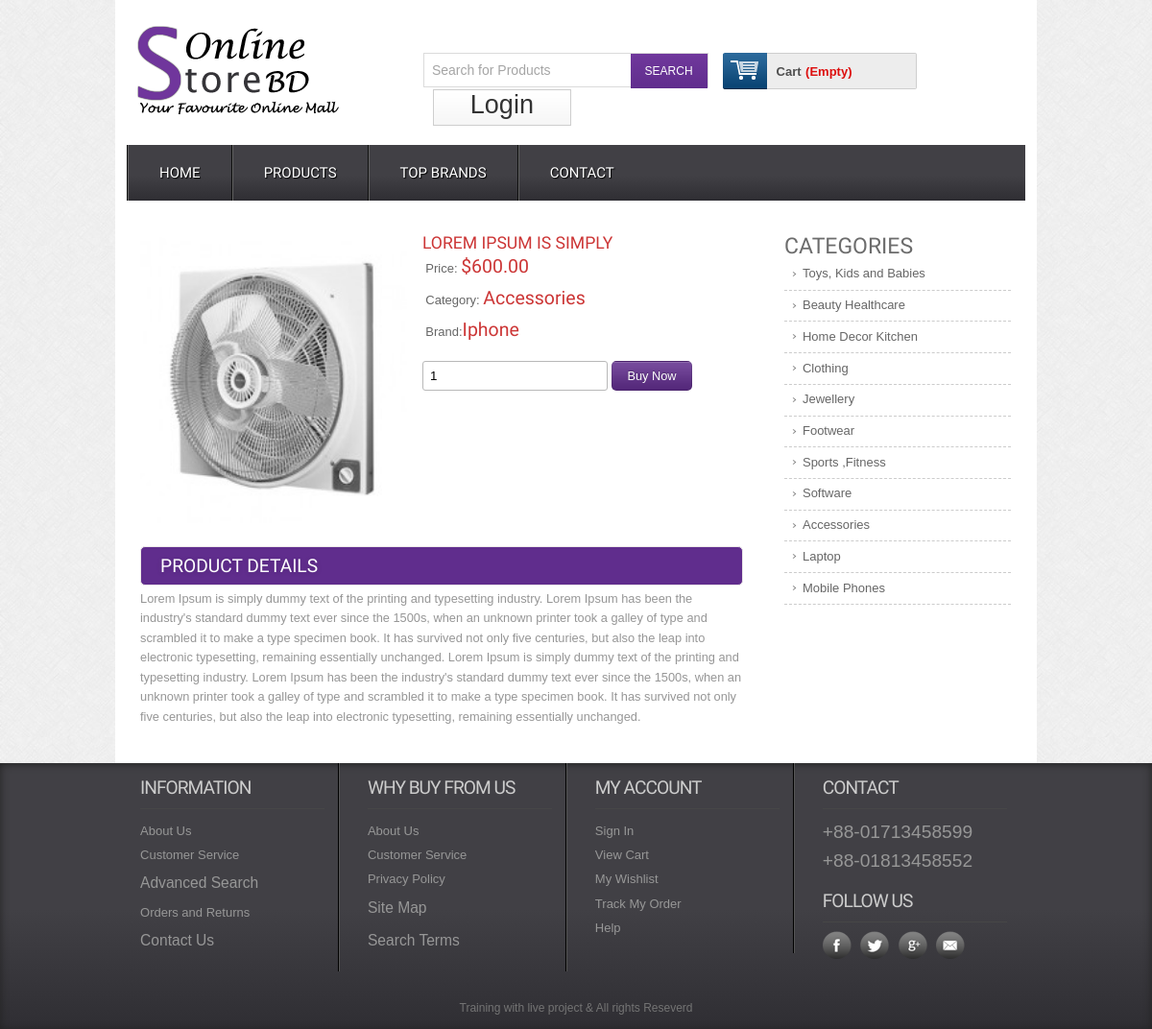
Screenshot of /details.php?proid=3 with the database file from the repository.
### tables this page shows
CREATE TABLE `tbl_product` (
  `productId` int(11) NOT NULL,
  `productName` varchar(255) NOT NULL,
  `catId` int(11) NOT NULL,
  `brandId` int(11) NOT NULL,
  `body` text NOT NULL,
  `price` float(10,2) NOT NULL,
  `image` varchar(255) NOT NULL,
  `type` tinyint(4) NOT NULL DEFAULT '0'
);

CREATE TABLE `tbl_category` (
  `catId` int(11) NOT NULL,
  `catName` varchar(255) NOT NULL
);

CREATE TABLE `tbl_brand` (
  `brandId` int(11) NOT NULL,
  `brandName` varchar(255) NOT NULL
);

### classes/Cart.php (called while the page is built, shortened)
<?php
	$filepath = realpath(dirname(__FILE__));
	include_once ($filepath.'/../lib/Database.php');
?>
<?php
class Cart{
	private $db;
	public function __construct(){
		$this->db = new Database();
	}
	public function checkCartTable(){
		$sId = session_id();
		$query = "SELECT * FROM tbl_cart WHERE sId = '$sId'";
		$result = $this->db->select($query);
		return $result;
	}
}
?>

### lib/Database.php (called while the page is built, shortened)
<?php
Class Database{
 public $host   = DB_HOST;
 public $user   = DB_USER;
 public $pass   = DB_PASS;
 public $dbname = DB_NAME;
 public $link;
  private function connectDB(){
    $this->link = new mysqli($this->host, $this->user, $this->pass,$this->dbname);
  }
  public function select($query){
  $result = $this->link->query($query) or die($this->link->error.__LINE__);
    if($result->num_rows > 0){
      return $result;
    } else {
      return false;
    }
  }
}

### lib/Session.php (called while the page is built, shortened)
<?php
class Session{
  public static function get($key){
    if (isset($_SESSION[$key])) {
     return $_SESSION[$key];
    } else {
     return false;
    }
  }
}
?>

### classes/Product.php (called while the page is built, shortened)
<?php
	$filepath = realpath(dirname(__FILE__));
	include_once ($filepath.'/../lib/Database.php');
?>
<?php
class Product{
	private $db;
	public function __construct(){
		$this->db = new Database();
	}
	public function getSingleProduct($id){
		$query = "SELECT p.*, c.catName,b.brandName FROM tbl_product as p,tbl_category as c, tbl_brand as b WHERE p.catId = c.catId AND p.brandId = b.brandId AND p.productId = '$id'";
		$result = $this->db->select($query);
		return $result;
	}
}
?>

### classes/Category.php (called while the page is built, shortened)
<?php
	$filepath = realpath(dirname(__FILE__));
	include_once ($filepath.'/../lib/Database.php');
?>
<?php
class Category{
	private $db;
	public function __construct(){
		$this->db = new Database();
	}
	public function getAllCat(){
		$query = "SELECT * FROM tbl_category ORDER BY catId DESC";
		$result = $this->db->select($query);
		return $result;
	}
}
?>

### details.php (the view, shortened to what this page needs)
<?php include "inc/header.php"; ?>
<?php
    if (isset($_GET['proid'])) {
        $id = preg_replace('/[^-a-zA-Z0-9_]/', '', $_GET['proid']);
    }
?>
 <div class="main">
    <div class="content">
    	<div class="section group">
			<div class="cont-desc span_1_of_2">
				<?php
				 $getPd = $pd->getSingleProduct($id);
				 if( $getPd){
				 	while ($result=$getPd->fetch_assoc()) {
				?>
				<div class="grid images_3_of_2">
					<img src="admin/<?php echo $result['image']; ?>" alt="" />
				</div>
				<div class="desc span_3_of_2">
					<h2><?php echo $result['productName']; ?></h2>
					<div class="price">
						<p>Price: <span>$<?php echo $result['price']; ?></span></p>
						<p>Category: <span><?php echo $result['catName']; ?></span></p>
						<p>Brand:<span><?php echo $result['brandName']; ?></span></p>
					</div>
					<div class="add-cart">
						<form action="" method="post">
							<input type="number" class="buyfield" name="quantity" value="1"/>
							<input type="submit" class="buysubmit" name="submit" value="Buy Now"/>
						</form>
					</div>
				</div>
				<div class="product-desc">
					<h2>Product Details</h2>
					<p><?php echo $result['body']; ?></p>
				</div>
				<?php } } ?>
			</div>
			<div class="rightsidebar span_3_of_1">
				<h2>CATEGORIES</h2>
				<ul>
<?php
	$getCat = $cat->getAllCat();
	if ($getCat) {
		while ($result = $getCat->fetch_assoc()) {
?>
	<li><a href="productbycat.php?catId=<?php echo $result['catId']; ?>"><?php echo $result['catName']; ?></a></li>
<?php } } ?>
				</ul>
			</div>
 		</div>
 	</div>
</div>
<?php include "inc/footer.php"; ?>

### inc/header.php (shortened to what this page needs)
<?php
    include 'lib/Session.php';
    include 'lib/Database.php';
	$pd  = new Product();
	$cat = new Category();
	$ct  = new Cart();
?>
<!DOCTYPE HTML>
<head>
	<link href="css/style.css" rel="stylesheet" type="text/css" media="all"/>
	<link href="css/menu.css" rel="stylesheet" type="text/css" media="all"/>
</head>
<body>
  <div class="wrap">
		<div class="header_top">
			<div class="logo">
				<a href="index.php"><img src="images/logo.png" alt="" /></a>
			</div>
			  <div class="header_top_right">
			    <div class="search_box">
				    <form>
				    	<input type="text" value="Search for Products" onfocus="this.value = '';" onblur="if (this.value == '') {this.value = 'Search for Products';}"><input type="submit" value="SEARCH">
				    </form>
			    </div>
			    <div class="shopping_cart">
					<div class="cart">
						<a href="#" title="View my shopping cart" rel="nofollow">
								<span class="cart_title">Cart</span>
								<span class="no_product">
									<?php
										$getData = $ct->checkCartTable();
										if($getData){
											$sum = Session::get("sum");
											$qty = Session::get("qty");
											echo "$".$sum." | Qty: ".$qty;
										}else{
											echo "(Empty)";
										}
									?>
								</span>
							</a>
						</div>
			      </div>
		   <div class="login">
		   <?php
				$login = Session::get("cuslogin");
				if ($login == false) { ?>
					<a href="login.php">Login</a>
			<?php } else { ?>
				<a href="?cid=<?php Session::get('cmrId') ; ?>">Logout</a>
			 <?php } ?>
		   </div>
	 </div>
 </div>
<div class="menu">
	<ul id="dc_mega-menu-orange" class="dc_mm-orange">
	  <li><a href="index.php">Home</a></li>
	  <li><a href="products.php">Products</a> </li>
	  <li><a href="topbrands.php">Top Brands</a></li>
	  <li><a href="contact.php">Contact</a> </li>
	</ul>
</div>

### inc/footer.php (shortened to what this page needs)
</div>
   <div class="footer">
   	  <div class="wrapper">
	     <div class="section group">
				<div class="col_1_of_4 span_1_of_4">
						<h4>Information</h4>
						<ul>
						<li><a href="#">About Us</a></li>
						<li><a href="#">Customer Service</a></li>
						<li><a href="#"><span>Advanced Search</span></a></li>
						<li><a href="#">Orders and Returns</a></li>
						<li><a href="#"><span>Contact Us</span></a></li>
						</ul>
					</div>
				<div class="col_1_of_4 span_1_of_4">
					<h4>Why buy from us</h4>
						<ul>
						<li><a href="about.php">About Us</a></li>
						<li><a href="faq.php">Customer Service</a></li>
						<li><a href="#">Privacy Policy</a></li>
						<li><a href="contact.php"><span>Site Map</span></a></li>
						<li><a href="details.php"><span>Search Terms</span></a></li>
						</ul>
				</div>
				<div class="col_1_of_4 span_1_of_4">
					<h4>My account</h4>
						<ul>
							<li><a href="contact.php">Sign In</a></li>
							<li><a href="index.php">View Cart</a></li>
							<li><a href="#">My Wishlist</a></li>
							<li><a href="#">Track My Order</a></li>
							<li><a href="faq.php">Help</a></li>
						</ul>
				</div>
				<div class="col_1_of_4 span_1_of_4">
					<h4>Contact</h4>
						<ul>
							<li><span>+88-01713458599</span></li>
							<li><span>+88-01813458552</span></li>
						</ul>
						<div class="social-icons">
							<h4>Follow Us</h4>
					   		  <ul>
							      <li class="facebook"><a href="#" target="_blank"> </a></li>
							      <li class="twitter"><a href="#" target="_blank"> </a></li>
							      <li class="googleplus"><a href="#" target="_blank"> </a></li>
							      <li class="contact"><a href="#" target="_blank"> </a></li>
						     </ul>
   	 					</div>
				</div>
			</div>
			<div class="copy_right">
				<p>Training with live project &amp; All rights Reseverd </p>
		   </div>
     </div>
    </div>
    <link href="css/flexslider.css" rel='stylesheet' type='text/css' />
</body>
</html>

### css/menu.css (style rules this page uses)
ul.dc_mm-orange,ul.dc_mm-orange li { border:none; list-style:none; }
ul.dc_mm-orange { background: #414045; background: -moz-linear-gradient(top, #414045 55%, #2f2e33 100%); background: -webkit-gradient(linear, left top, left bottom, color-stop(55%,#414045), color-stop(100%,#2f2e33)); background: -webkit-linear-gradient(top, #414045 55%,#2f2e33 100%); background: -o-linear-gradient(top, #414045 55%,#2f2e33 100%); background: -ms-linear-gradient(top, #414045 55%,#2f2e33 100%); background: linear-gradient(to bottom, #414045 55%,#2f2e33 100%); filter: progid:DXImageTransform.Microsoft.gradient( startColorstr='#414045', endColorstr='#2f2e33',GradientType=0 ); font:normal 13px Arial,sans-serif; padding:0; position:relative; width:100%; }
ul.dc_mm-orange li { float:left; margin:0; padding:0; }
ul.dc_mm-orange li a { color:#fff; display:block; float:left; font-size:15px; padding:20px 32px; text-decoration:none; text-shadow:1px 1px 1px #000; text-transform:uppercase; font-family:'Doppio One', sans-serif; border-left:2px groove #636363; }

### rows the page displays
tbl_product: image (picture), productName "LOREM IPSUM IS SIMPLY", price "600.00", catId.catName "Accessories", brandId.brandName "Iphone", body "Lorem Ipsum is simply dummy text of the printing and typesetting industry. Lorem Ipsum has been the industry's standard dummy text ever since the 1500s, when an unknown printer took a galley of type and scrambled it to make a type specimen book. It has survived not only five centuries, but also the leap into electronic typesetting, remaining essentially unchanged. Lorem Ipsum is simply dummy text of the printing and typesetting industry. Lorem Ipsum has been the industry's standard dummy text ever since the 1500s, when an unknown printer took a galley of type and scrambled it to make a type specimen book. It has survived not only five centuries, but also the leap into electronic…"
tbl_category: catName "Toys, Kids and Babies"
tbl_category: catName "Beauty Healthcare"
tbl_category: catName "Home Decor Kitchen"
tbl_category: catName "Clothing"
tbl_category: catName "Jewellery"
tbl_category: catName "Footwear"
tbl_category: catName "Sports ,Fitness"
tbl_category: catName "Software"
tbl_category: catName "Accessories"
tbl_category: catName "Laptop"
tbl_category: catName "Mobile Phones"
